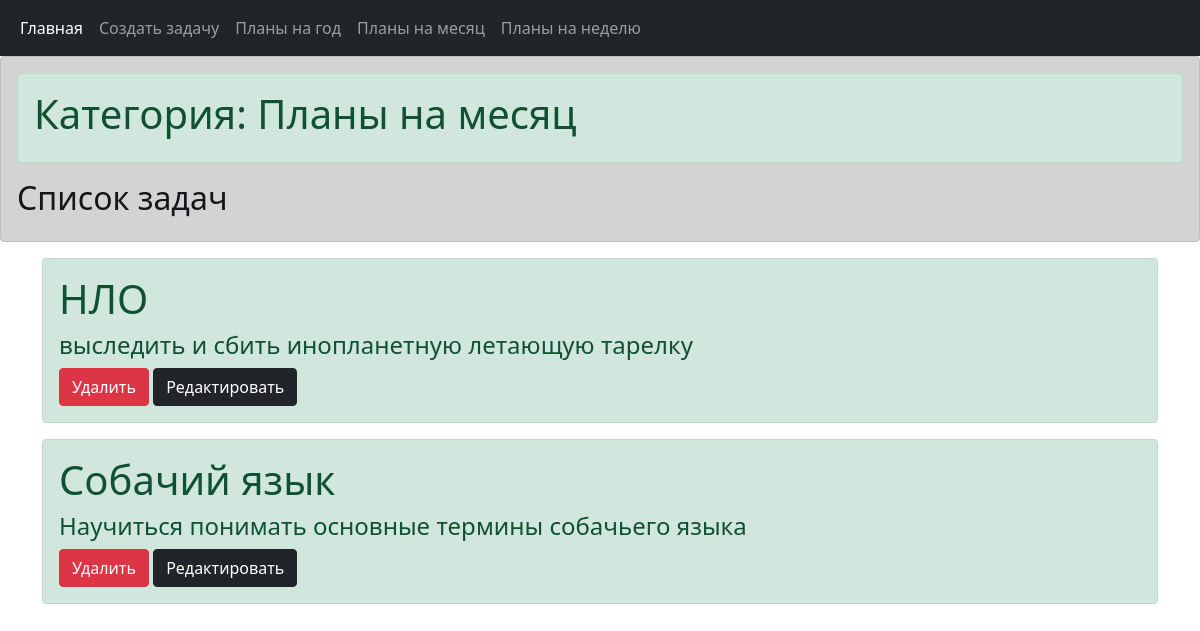
The page /task_manager/2/ on the database its author committed.
### task_manager/models.py (models this page shows, shortened)
class Category(models.Model):
    name = models.CharField(max_length=100, db_index=True)
    class Meta:
        verbose_name = 'Категория'
        verbose_name_plural = 'Категории'
        ordering = ['name']

class Task(models.Model):
    status = models.BooleanField('status', default=False)
    title = models.CharField('title', max_length=25)
    descript = models.TextField('descript', max_length=70)
    when_created = models.DateTimeField(auto_now_add=True, db_index=True)
    category = models.ForeignKey('Category', null=True, on_delete=models.PROTECT)
    class Meta:
        verbose_name = 'задачу'
        verbose_name_plural = 'Задачи'
        ordering = ['title']

### task_manager/views.py (the view)
# urls.py: path('<int:category_id>/', by_category, name='by_category_name'),
def by_category(request, category_id):
    tasks = Task.objects.filter(category=category_id)
    categories = Category.objects.all()
    current_category = Category.objects.get(pk=category_id)
    context = {'tasks': tasks, 'categories': categories, 'current_category': current_category}
    return render(request, 'task_manager/by_category.html', context)

### task_manager/templates/task_manager/by_category.html (shortened to what this page needs)
{% extends 'layout/base.html' %}
{% block category_name %} <h1> Категория: {{current_category.name}}</h1>{% endblock %}

### task_manager/templates/layout/base.html (shortened to what this page needs)
<!DOCTYPE html>
<html lang="en">
<head>
    <link rel="stylesheet" href="https://stackpath.bootstrapcdn.com/bootstrap/5.0.0-alpha1/css/bootstrap.min.css">
</head>
<body>
<nav class="navbar navbar-expand-lg navbar-dark bg-dark">
  <div class="container-fluid">
    <div class="collapse navbar-collapse" id="navbarSupportedContent">
      <ul class="navbar-nav mr-auto mb-2 mb-lg-0">
        <li class="nav-item">
          <a class="nav-link active" aria-current="page" href="{% url 'index' %}">Главная</a>
        </li>
        <li class="nav-item">
          <a class="nav-link" aria-current="page" href="{% url 'add' %}">Создать задачу</a>
        </li>
        {% for category in categories %}
          <li class="nav-item">
            <a class="nav-link" href="{% url 'by_category_name' category.pk %}">{{ category.name }}</a>
          </li>
        {% endfor %}
      </ul>
    </div>
  </div>
</nav>
{% block content %}
<div class="alert alert-dark" role="alert">
    <div class="alert alert-success" role="alert">
        {% block category_name %}<h1>Все планы</h1>{% endblock %}
    </div>
    <h2> Список задач </h2>
</div>
<div class="container">
    {% for task in tasks %}
    <div>
        <div class="alert alert-success" role="alert">
            <h1>{{ task.title }}</h1>
            <h4>{{ task.descript }}</h4>
            <a class="btn btn-danger" href="{% url 'delete_task' task.id %}">Удалить</a>
            <a class="btn btn-dark" href="{% url 'edit_task' task.id %}">Редактировать</a>
        </div>
    </div>
    {% endfor %}
</div>
{% endblock %}
</body>
</html>

### rows shown on the page
Category: name "Планы на год"
Category: name "Планы на месяц"
Category: name "Планы на неделю"
Task: title "НЛО", descript "выследить и сбить инопланетную летающую тарелку"
Task: title "Собачий язык", descript "Научиться понимать основные термины собачьего языка"
